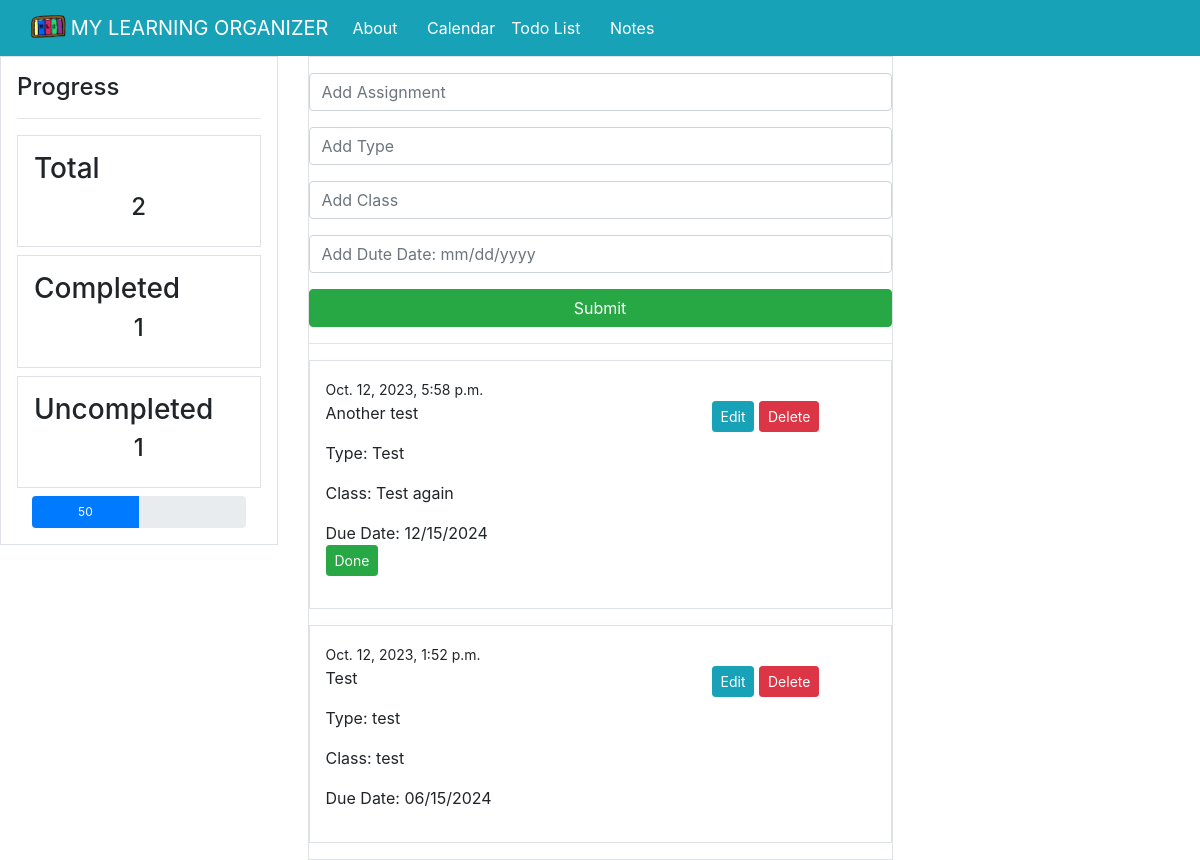
The page /todo/ (signed in) on the database its author committed.
### todoapp/models.py (models this page shows, shortened)
class Task(models.Model):
    assignment = models.CharField(max_length=100)
    type = models.CharField(max_length=100)
    classes = models.CharField(max_length=100)
    duedate = models.CharField(max_length=100)
    date = models.DateTimeField(auto_now_add=True)
    complete = models.BooleanField(default=False)
    class Meta:
        ordering = ['-date']

### todoapp/views.py (the view)
# urls.py: path('', views.index, name='todo-index'),
def index(request):
    todos = Task.objects.all()
    count_todos = todos.count()
    completed_todo = Task.objects.filter(complete=True)
    count_completed_todo = completed_todo.count()
    count_uncompleted_todo = count_todos - count_completed_todo
    percentageoftaskscompleted = int((count_completed_todo/count_todos) * 100)
    if request.method=='POST':
       form = TaskForm(request.POST)
       if form.is_valid():
           form.save()
           return redirect('/')
    else:
        form = TaskForm()
    context = {
        'todos': todos,
        'form' : form,
        'count_todos': count_todos,
        'count_completed_todo': count_completed_todo,
        'count_uncompleted_todo': count_uncompleted_todo,
        'percentageoftaskscompleted': percentageoftaskscompleted
    }
    return render(request, 'todoapp/todo/index.html', context)

### todoapp/forms.py
class TaskForm(forms.ModelForm):
    assignment = forms.CharField(label='', widget=forms.TextInput(
        attrs={'placeholder':'Add Assignment'}))
    type = forms.CharField(label='', widget=forms.TextInput(
        attrs={'placeholder':'Add Type'}))
    classes = forms.CharField(label='', widget=forms.TextInput(
        attrs={'placeholder':'Add Class'}))
    duedate = forms.CharField(label='', widget=forms.TextInput(
        attrs={'placeholder':'Add Dute Date: mm/dd/yyyy'}))
    class Meta:
        model = Task
        fields = ['assignment', 'type', 'classes', 'duedate']

### todoapp/templates/todoapp/todo/index.html (shortened to what this page needs)
<!DOCTYPE html>
<html>
{% extends 'todoapp/partials/base.html' %}
{% load crispy_forms_tags %}
{% block content %}
<head>
</head>
<body>
    <div class="border pt-3">
        <form method="POST">
                {{ form|crispy }}
                <input class="btn btn-success btn-block" type="submit" value="Submit">
          </form>
        <hr>
        {% for todo in todos %}
        <div class="border p-3 mb-3">
             <small>{{ todo.date}}</small>
             <div class="row">
                 <div class="col-md-8">
                    {% if todo.complete == True %}
                      <p>{{ todo.assignment }}</p>
                      <p>Type: {{ todo.type }}</p>
                      <p>Class: {{ todo.classes }}</p>
                      <p>Due Date: {{ todo.duedate }}</br>
                      <span class="btn btn-success btn-sm">Done
                      </span></p>
                    {% else %}
                      <p>{{ todo.assignment }}</p>
                      <p>Type: {{ todo.type }}</p>
                      <p>Class: {{ todo.classes }}</p>
                      <p>Due Date: {{ todo.duedate }}</p>
                    {% endif %}
                 </div>
                 <div class="col-md-4">
                    <a class="btn btn-info btn-sm" href="{% url 'todo-update' todo.id %}">Edit</a>
                    <a class="btn btn-danger btn-sm" href="{% url 'todo-delete' todo.id %}">Delete</a>
                 </div>
             </div>
        </div>
        {% endfor %}
    </div>
{% endblock %}

### rows shown on the page
Task: date "Oct. 12, 2023, 5:58 p.m.", assignment "Another test", type "Test", classes "Test again", duedate "12/15/2024"
Task: date "Oct. 12, 2023, 1:52 p.m.", assignment "Test", type "test", classes "test", duedate "06/15/2024"

### other values the page prints
{{ count_todos }} "2"
{{ count_completed_todo }} "1"
{{ count_uncompleted_todo }} "1"
{{ percentageoftaskscompleted }} "50"
